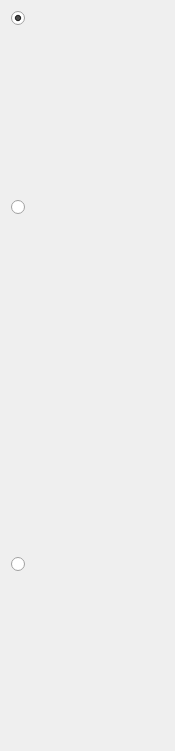
   <widget class="QWidget" name="verticalLayoutWidget_4">
    <property name="geometry">
     <rect>
      <x>-1</x>
      <y>-1</y>
      <width>175</width>
      <height>751</height>
     </rect>
    </property>
    <layout class="QVBoxLayout" name="_2">
     <item>
      <widget class="QRadioButton" name="viewRadioButton">
       <property name="text">
        <string/>
       </property>
       <property name="checked">
        <bool>true</bool>
       </property>
       <property name="pageSelector" stdset="0">
        <bool>true</bool>
       </property>
      </widget>
     </item>
     <item>
      <widget class="QRadioButton" name="toolsRadioButton">
       <property name="sizePolicy">
        <sizepolicy hsizetype="Minimum" vsizetype="Minimum">
         <horstretch>0</horstretch>
         <verstretch>0</verstretch>
        </sizepolicy>
       </property>
       <property name="text">
        <string/>
       </property>
       <property name="pageSelector" stdset="0">
        <bool>true</bool>
       </property>
      </widget>
     </item>
     <item>
      <widget class="QRadioButton" name="groupsRadioButton">
       <property name="sizePolicy">
        <sizepolicy hsizetype="Minimum" vsizetype="Minimum">
         <horstretch>0</horstretch>
         <verstretch>0</verstretch>
        </sizepolicy>
       </property>
       <property name="text">
        <string/>
       </property>
       <property name="pageSelector" stdset="0">
        <bool>true</bool>
       </property>
      </widget>
     </item>
    </layout>
   </widget>
